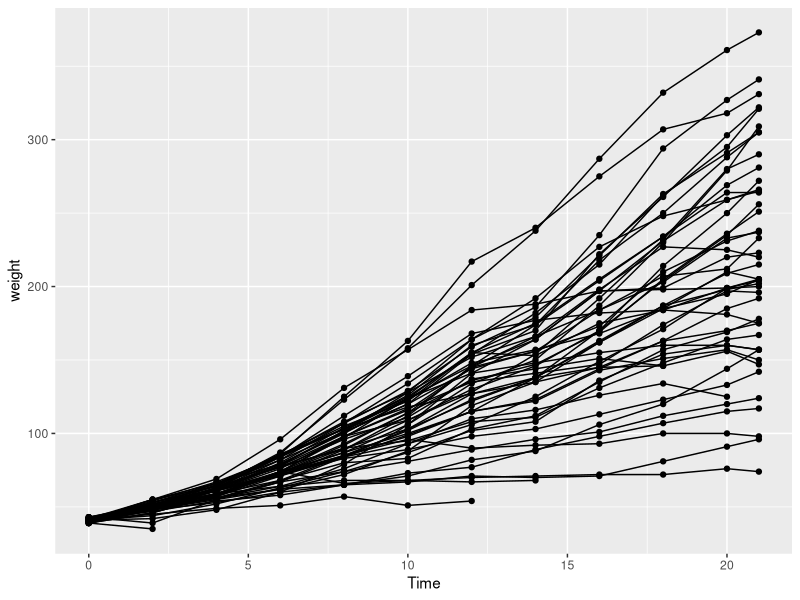
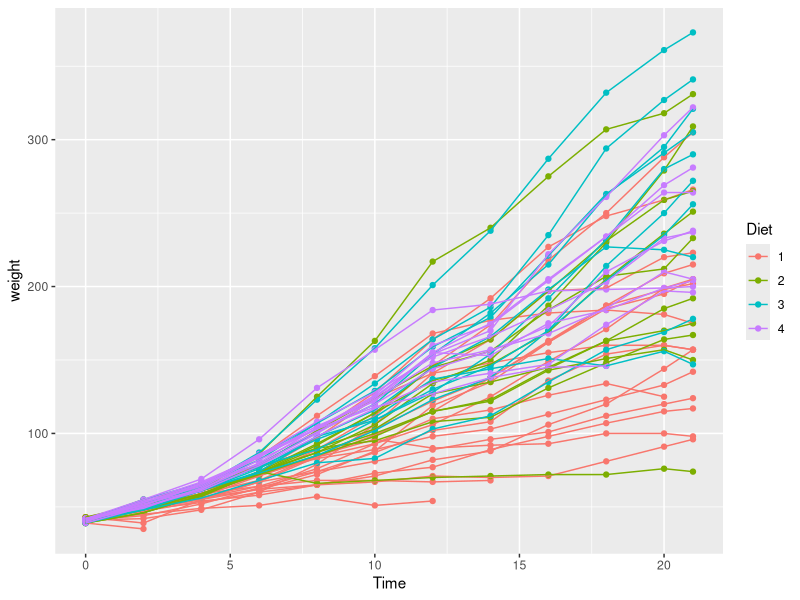
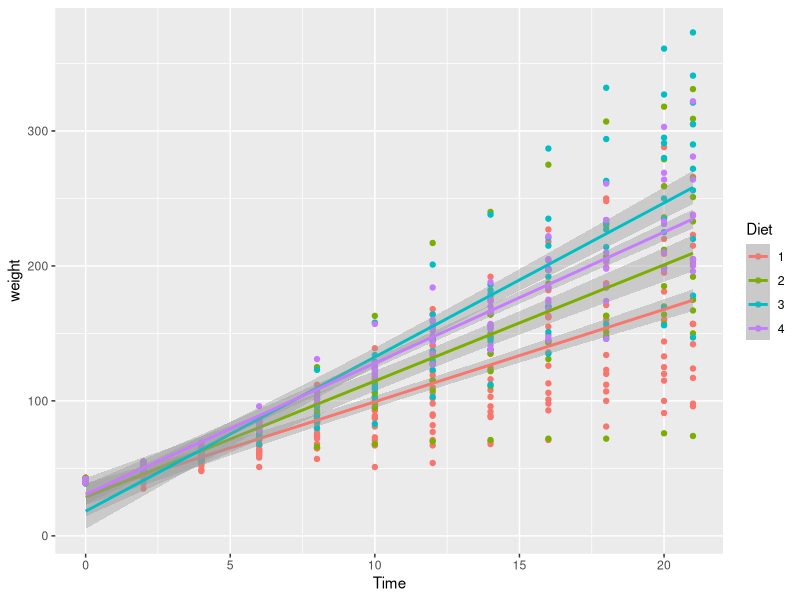
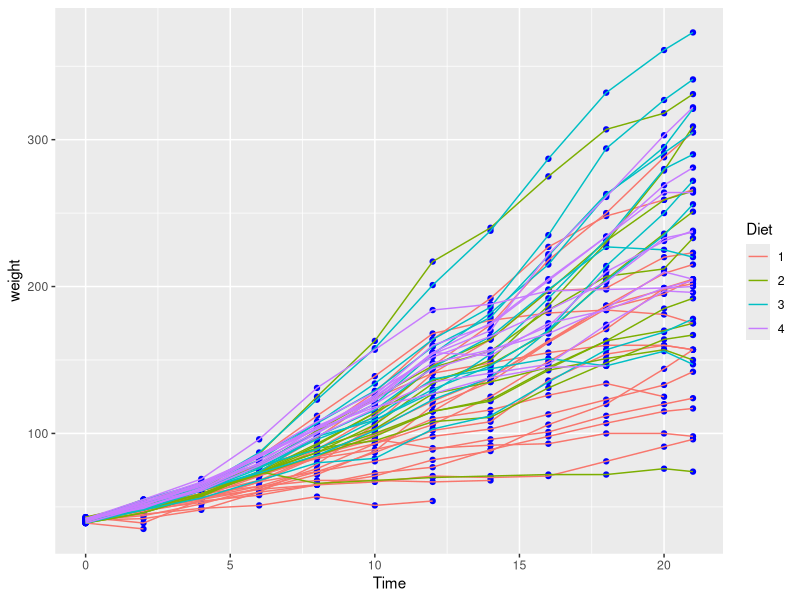
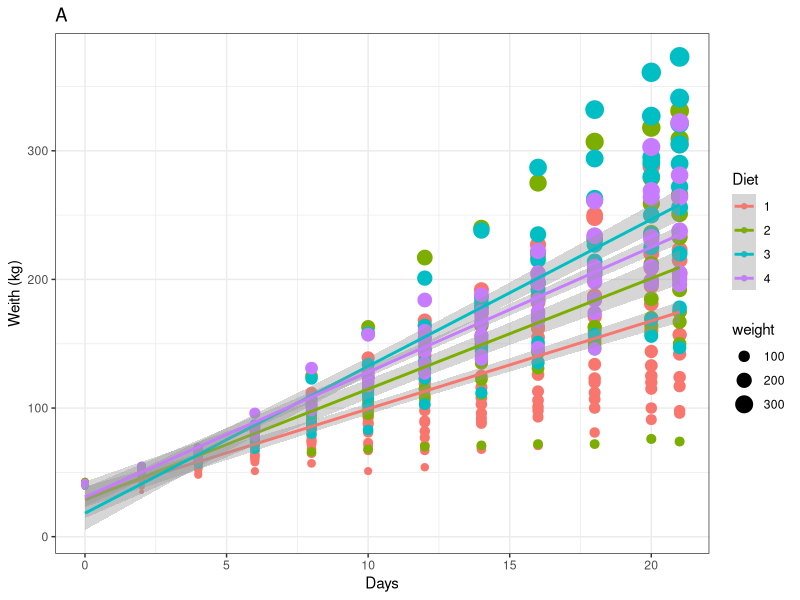
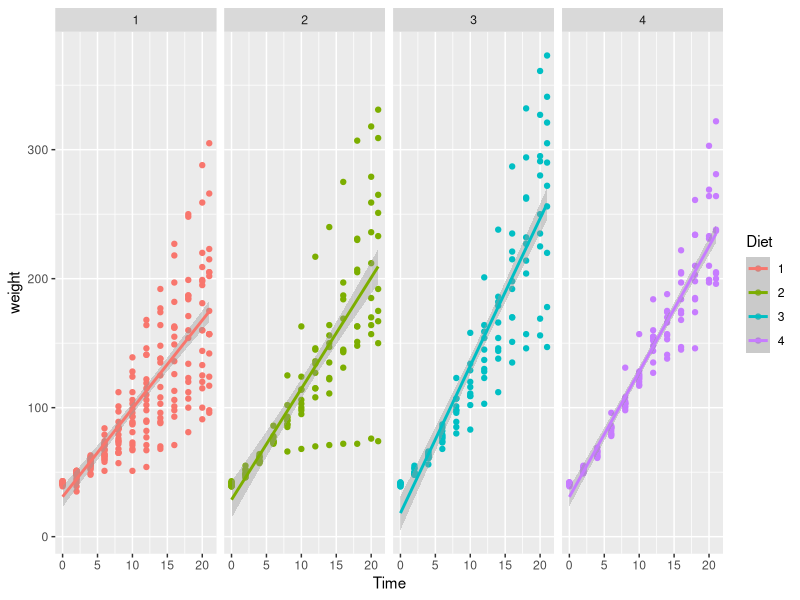
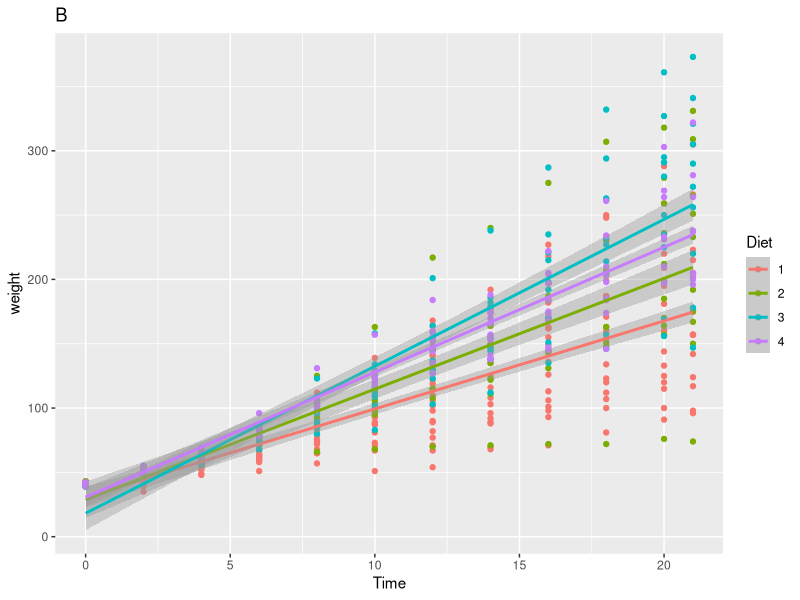
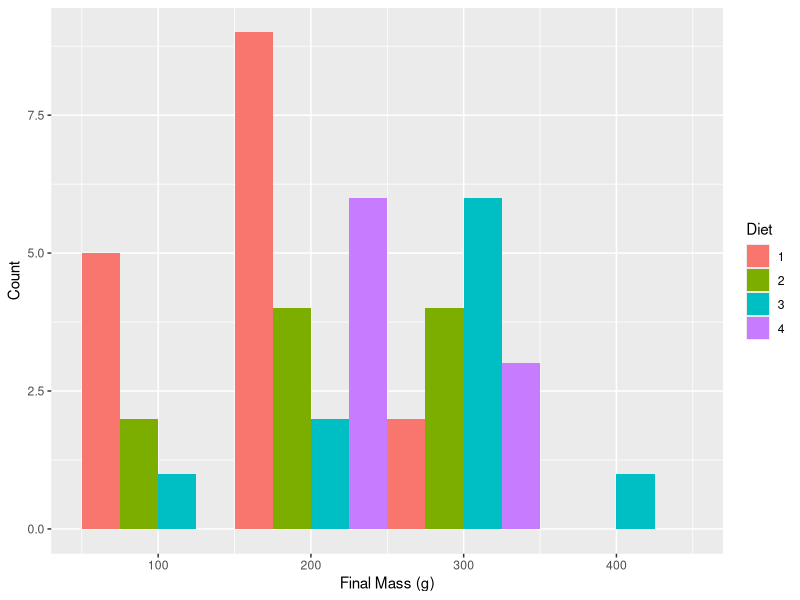

Source code (R) for these figures, in order:
# Day2 
# Plotting in R using ggplot2
# Osama Alkalei
# 30th Jan 2019

# load libraries 
library(tidyverse)

chicks <- datasets::ChickWeight
??ChickWeight

ggplot(data = chicks, aes(x = Time, y = weight)) +
  geom_point() +
  geom_line(aes(group = Chick))


ggplot(chicks, aes( x = Time, y = weight, colour = Diet)) + 
  geom_point() + 
  geom_line(aes(group = Chick))


ggplot(chicks, aes( x = Time, y = weight, colour = Diet)) + 
  geom_point() + 
  geom_smooth(method = "lm")

ggplot(chicks, aes( x = Time, y = weight, colour = Diet)) + 
  geom_point(color = "blue") + 
  geom_line(aes(group = Chick))

ggplot(chicks, aes( x = Time, y = weight, colour = Diet)) + 
  geom_point(aes(size = weight)) + 
  geom_smooth(method = "lm") +
  labs(x = "Days", y = "Weith (kg)") +
  theme_bw() +
  ggtitle("A") +
  theme_bw()

# Facetting in ggplot
library(ggpubr)

ggplot(chicks, aes(x = Time, y = weight, colour = Diet)) +
  geom_point() +
  geom_smooth(method = "lm") +
  facet_wrap(~Diet, ncol = 4)

chicks_2 <- chicks %>% 
  filter(Time == 21)

plot_1 <- ggplot(chicks, aes( x = Time, y = weight, colour = Diet)) + 
  geom_point() + 
  geom_line(aes(group = Chick)) +
  labs(x = "Days", y = "weight") +
  ggtitle("A")


plot_2 <- ggplot(chicks, aes( x = Time, y = weight, colour = Diet)) + 
  geom_point() + 
  geom_smooth(method = "lm") +
  ggtitle("B")
plot_2

plot3<- ggplot(data = chicks_2, aes(x = weight)) +
  geom_histogram(aes(fill = Diet), position = "dodge", binwidth = 100) +
  labs(x = "Final Mass (g)", y = "Count")
plot3

plot4<- ggplot(data = chicks_2, aes(x = Diet, y = weight)) +
  geom_boxplot(aes(fill = Diet)) +
  labs(x = "Diet", y = "Final Mass (g)")
plot4

library(ggpubr)
plot_combined <- ggarrange(plot_1, plot_2, plot3, plot4)

# load libraries 
library(boot)

urine <- boot::urine
??urine

urine %>% 
  select(-cond)

ggplot(data = urine, aes(x = osmo, y = ph)) +
  geom_point(aes(colour = cond))

ggplot(data = urine, aes(x = osmo, y = ph)) +
  geom_point(aes(colour = as.factor(r)))


# Day2 
# Homework Plotting in R using ggplot2
# Osama Alkalei
# 30th Jan 2019

# load libraries

library(ggpubr) 

growth <- datasets::trees
??trees

ggplot(growth, aes(x = Girth, y = Height, colour = Volume)) + 
  geom_point(aes(size = Height)) +
  geom_smooth(method = "lm") +
  labs(x = "Girth", y = "Hieght (ft)") +
  theme_bw() +
  ggtitle("Trees Growth") +
  theme_bw()

ggplot(growth, aes(x = Girth, y = Height, colour = Volume)) +
  geom_line() + 
  geom_smooth(method = "lm")

# load libraries
library(ggpubr)

vehicle <- datasets::cars
??cars

ggplot(vehicle, aes(x = dist, y = speed)) +
  geom_line() + 
  geom_smooth(method = "lm") +
  ggtitle("vehicle speed") +
  theme_bw()

ggplot(vehicle, aes(x = dist, y = speed)) + 
  geom_point() + 
  geom_smooth(method = "lm") +
  labs(x = "distanc", y = "speed") +
  theme_bw() +
  ggtitle("vehicle speed") +
  theme_bw()
  




